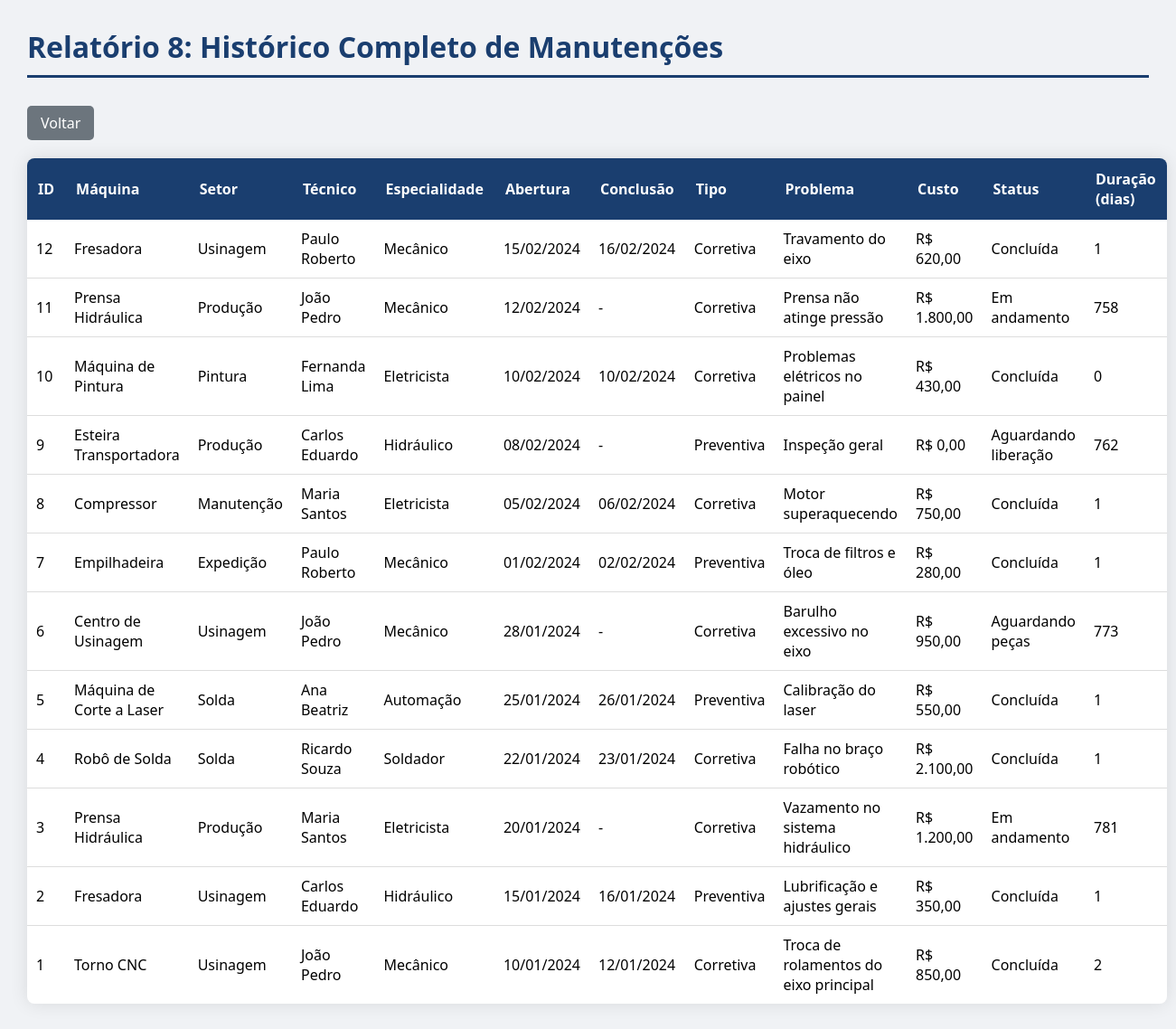
The app's page /GestaoManutencaoIndustrial/relatorio8.php with its own data.
### tables this page shows
CREATE TABLE `ordens_servico` (
  `id_os` int(11) NOT NULL,
  `id_maquina` int(11) DEFAULT NULL,
  `id_tecnico` int(11) DEFAULT NULL,
  `data_abertura` date DEFAULT NULL,
  `data_conclusao` date DEFAULT NULL,
  `tipo_manutencao` varchar(30) DEFAULT NULL,
  `descricao_problema` text DEFAULT NULL,
  `custo` decimal(10,2) DEFAULT NULL,
  `status_os` varchar(20) DEFAULT NULL
);

CREATE TABLE `maquinas` (
  `id_maquina` int(11) NOT NULL,
  `nome_maquina` varchar(100) NOT NULL,
  `modelo` varchar(50) DEFAULT NULL,
  `data_aquisicao` date DEFAULT NULL,
  `id_setor` int(11) DEFAULT NULL,
  `status` varchar(20) DEFAULT 'Ativa'
);

CREATE TABLE `setores` (
  `id_setor` int(11) NOT NULL,
  `nome_setor` varchar(100) NOT NULL,
  `descricao` text DEFAULT NULL,
  `responsavel` varchar(100) DEFAULT NULL
);

CREATE TABLE `tecnicos` (
  `id_tecnico` int(11) NOT NULL,
  `nome_tecnico` varchar(100) NOT NULL,
  `especialidade` varchar(50) DEFAULT NULL,
  `telefone` varchar(20) DEFAULT NULL,
  `data_contratacao` date DEFAULT NULL
);

### GestaoManutencaoIndustrial/relatorio8.php (the view, shortened to what this page needs)
<?php
include 'conexao.php';
$sql = "SELECT os.id_os,
               m.nome_maquina,
               s.nome_setor,
               t.nome_tecnico,
               t.especialidade,
               os.data_abertura,
               os.data_conclusao,
               os.tipo_manutencao,
               os.descricao_problema,
               os.custo,
               os.status_os,
               DATEDIFF(IFNULL(os.data_conclusao, CURDATE()), os.data_abertura) as duracao
        FROM ordens_servico os
        INNER JOIN maquinas m ON os.id_maquina = m.id_maquina
        INNER JOIN setores s ON m.id_setor = s.id_setor
        INNER JOIN tecnicos t ON os.id_tecnico = t.id_tecnico
        ORDER BY os.data_abertura DESC";
$result = $conn->query($sql);
?>
<!DOCTYPE html>
<html>
<head>
    <link rel="stylesheet" href="style.css">
</head>
<body>
    <h1>Relatório 8: Histórico Completo de Manutenções</h1>
    <a href="index.php">Voltar</a>
    <?php
    if ($result->num_rows > 0) {
        echo "<table>";
        echo "<tr>
                <th>ID</th>
                <th>Máquina</th>
                <th>Setor</th>
                <th>Técnico</th>
                <th>Especialidade</th>
                <th>Abertura</th>
                <th>Conclusão</th>
                <th>Tipo</th>
                <th>Problema</th>
                <th>Custo</th>
                <th>Status</th>
                <th>Duração (dias)</th>
              </tr>";
        while($row = $result->fetch_assoc()) {
            echo "<tr>";
            echo "<td>" . $row['id_os'] . "</td>";
            echo "<td>" . $row['nome_maquina'] . "</td>";
            echo "<td>" . $row['nome_setor'] . "</td>";
            echo "<td>" . $row['nome_tecnico'] . "</td>";
            echo "<td>" . $row['especialidade'] . "</td>";
            echo "<td>" . date('d/m/Y', strtotime($row['data_abertura'])) . "</td>";
            echo "<td>" . ($row['data_conclusao'] ? date('d/m/Y', strtotime($row['data_conclusao'])) : '-') . "</td>";
            echo "<td>" . $row['tipo_manutencao'] . "</td>";
            echo "<td>" . $row['descricao_problema'] . "</td>";
            echo "<td>R$ " . number_format($row['custo'], 2, ',', '.') . "</td>";
            echo "<td>" . $row['status_os'] . "</td>";
            echo "<td>" . $row['duracao'] . "</td>";
            echo "</tr>";
        }
        echo "</table>";
    } else {
        echo "<p>Nenhum histórico encontrado.</p>";
    }
    ?>
</body>
</html>

### GestaoManutencaoIndustrial/style.css (style rules this page uses)
body { font-family: 'Segoe UI', Tahoma, Geneva, Verdana, sans-serif; margin: 30px; background-color: #f0f2f5; }
h1 { color: #1a3e6f; border-bottom: 3px solid #1a3e6f; padding-bottom: 10px; }
a { display: inline-block; margin: 10px 0 20px 0; padding: 8px 15px; background-color: #6c757d; color: white; text-decoration: none; border-radius: 5px; }
table { width: 100%; border-collapse: collapse; background-color: white; box-shadow: 0 0 20px rgba(0,0,0,0.1); border-radius: 8px; overflow: hidden; }
th { background-color: #1a3e6f; color: white; padding: 12px; text-align: left; }
td { padding: 10px; border-bottom: 1px solid #ddd; }
tr:last-child td { border-bottom: none; }

### records on screen
ordens_servico: id_os "12", id_maquina.nome_maquina "Fresadora", setores.nome_setor "Usinagem", id_tecnico.nome_tecnico "Paulo Roberto", id_tecnico.especialidade "Mecânico", data_abertura "15/02/2024", data_conclusao "16/02/2024", tipo_manutencao "Corretiva", descricao_problema "Travamento do eixo", custo "620,00", status_os "Concluída", duracao "1"
ordens_servico: id_os "11", id_maquina.nome_maquina "Prensa Hidráulica", setores.nome_setor "Produção", id_tecnico.nome_tecnico "João Pedro", id_tecnico.especialidade "Mecânico", data_abertura "12/02/2024", tipo_manutencao "Corretiva", descricao_problema "Prensa não atinge pressão", custo "1.800,00", status_os "Em andamento", duracao "758"
ordens_servico: id_os "10", id_maquina.nome_maquina "Máquina de Pintura", setores.nome_setor "Pintura", id_tecnico.nome_tecnico "Fernanda Lima", id_tecnico.especialidade "Eletricista", data_abertura "10/02/2024", data_conclusao "10/02/2024", tipo_manutencao "Corretiva", descricao_problema "Problemas elétricos no painel", custo "430,00", status_os "Concluída", duracao "0"
ordens_servico: id_os "9", id_maquina.nome_maquina "Esteira Transportadora", setores.nome_setor "Produção", id_tecnico.nome_tecnico "Carlos Eduardo", id_tecnico.especialidade "Hidráulico", data_abertura "08/02/2024", tipo_manutencao "Preventiva", descricao_problema "Inspeção geral", custo "0,00", status_os "Aguardando liberação", duracao "762"
ordens_servico: id_os "8", id_maquina.nome_maquina "Compressor", setores.nome_setor "Manutenção", id_tecnico.nome_tecnico "Maria Santos", id_tecnico.especialidade "Eletricista", data_abertura "05/02/2024", data_conclusao "06/02/2024", tipo_manutencao "Corretiva", descricao_problema "Motor superaquecendo", custo "750,00", status_os "Concluída", duracao "1"
ordens_servico: id_os "7", id_maquina.nome_maquina "Empilhadeira", setores.nome_setor "Expedição", id_tecnico.nome_tecnico "Paulo Roberto", id_tecnico.especialidade "Mecânico", data_abertura "01/02/2024", data_conclusao "02/02/2024", tipo_manutencao "Preventiva", descricao_problema "Troca de filtros e óleo", custo "280,00", status_os "Concluída", duracao "1"
ordens_servico: id_os "6", id_maquina.nome_maquina "Centro de Usinagem", setores.nome_setor "Usinagem", id_tecnico.nome_tecnico "João Pedro", id_tecnico.especialidade "Mecânico", data_abertura "28/01/2024", tipo_manutencao "Corretiva", descricao_problema "Barulho excessivo no eixo", custo "950,00", status_os "Aguardando peças", duracao "773"
ordens_servico: id_os "5", id_maquina.nome_maquina "Máquina de Corte a Laser", setores.nome_setor "Solda", id_tecnico.nome_tecnico "Ana Beatriz", id_tecnico.especialidade "Automação", data_abertura "25/01/2024", data_conclusao "26/01/2024", tipo_manutencao "Preventiva", descricao_problema "Calibração do laser", custo "550,00", status_os "Concluída", duracao "1"
ordens_servico: id_os "4", id_maquina.nome_maquina "Robô de Solda", setores.nome_setor "Solda", id_tecnico.nome_tecnico "Ricardo Souza", id_tecnico.especialidade "Soldador", data_abertura "22/01/2024", data_conclusao "23/01/2024", tipo_manutencao "Corretiva", descricao_problema "Falha no braço robótico", custo "2.100,00", status_os "Concluída", duracao "1"
ordens_servico: id_os "3", id_maquina.nome_maquina "Prensa Hidráulica", setores.nome_setor "Produção", id_tecnico.nome_tecnico "Maria Santos", id_tecnico.especialidade "Eletricista", data_abertura "20/01/2024", tipo_manutencao "Corretiva", descricao_problema "Vazamento no sistema hidráulico", custo "1.200,00", status_os "Em andamento", duracao "781"
ordens_servico: id_os "2", id_maquina.nome_maquina "Fresadora", setores.nome_setor "Usinagem", id_tecnico.nome_tecnico "Carlos Eduardo", id_tecnico.especialidade "Hidráulico", data_abertura "15/01/2024", data_conclusao "16/01/2024", tipo_manutencao "Preventiva", descricao_problema "Lubrificação e ajustes gerais", custo "350,00", status_os "Concluída", duracao "1"
ordens_servico: id_os "1", id_maquina.nome_maquina "Torno CNC", setores.nome_setor "Usinagem", id_tecnico.nome_tecnico "João Pedro", id_tecnico.especialidade "Mecânico", data_abertura "10/01/2024", data_conclusao "12/01/2024", tipo_manutencao "Corretiva", descricao_problema "Troca de rolamentos do eixo principal", custo "850,00", status_os "Concluída", duracao "2"
